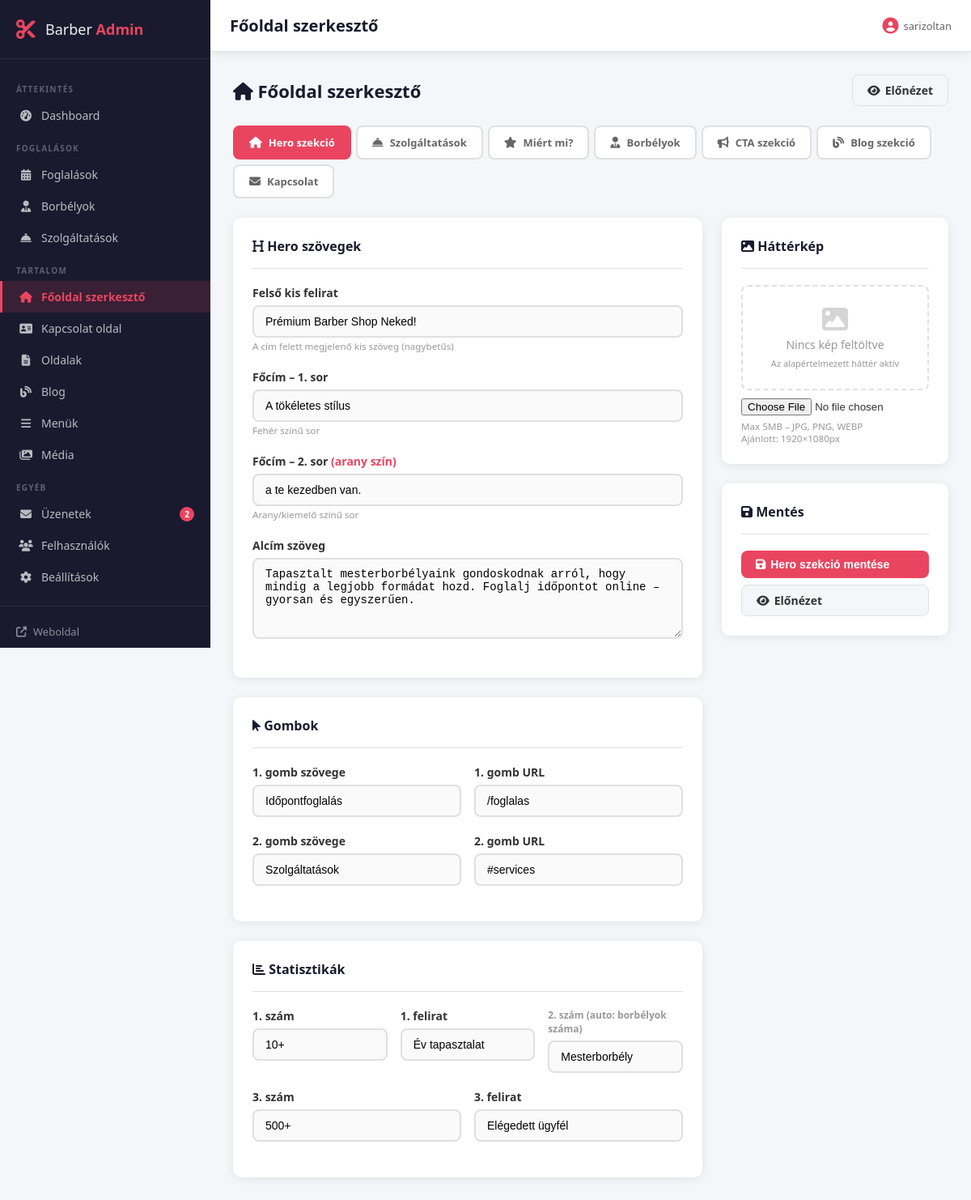
The app's page /admin/homepage.php (signed in) with its own data.
### tables this page shows
CREATE TABLE `settings` (
  `setting_key` varchar(100) NOT NULL,
  `setting_value` text DEFAULT NULL
);

### includes/functions.php (called while the page is built, shortened)
<?php
function get_setting(string $key, string $default = ''): string {
    global $pdo;
    static $cache = [];
    $stmt = $pdo->prepare("SELECT setting_value FROM settings WHERE setting_key = ? LIMIT 1");
    $stmt->execute([$key]);
    $val = $stmt->fetchColumn();
    $cache[$key] = ($val !== false) ? $val : $default;
    return $cache[$key];
}
function e(?string $str): string {
    return htmlspecialchars((string)($str ?? ''), ENT_QUOTES, 'UTF-8');
}

### admin/homepage.php (the view, shortened to what this page needs)
<?php
require_once '../includes/db.php';
require_once '../includes/functions.php';
$active_tab = $_GET['tab'] ?? 'hero';
function hs(string $key, string $default = ''): string {
    return get_setting($key, $default);
}
$tabs = [
    'hero'     => ['icon' => 'fas fa-home',          'label' => 'Hero szekció'],
    'services' => ['icon' => 'fas fa-concierge-bell', 'label' => 'Szolgáltatások'],
    'features' => ['icon' => 'fas fa-star',           'label' => 'Miért mi?'],
    'barbers'  => ['icon' => 'fas fa-user-tie',       'label' => 'Borbélyok'],
    'cta'      => ['icon' => 'fas fa-bullhorn',       'label' => 'CTA szekció'],
    'blog'     => ['icon' => 'fas fa-blog',           'label' => 'Blog szekció'],
    'contact'  => ['icon' => 'fas fa-envelope',       'label' => 'Kapcsolat'],
];
require_once 'partials/header.php';
?>
<div class="page-header">
    <h2><i class="fas fa-home"></i> Főoldal szerkesztő</h2>
    <a href="<?= BASE_URL ?>/" target="_blank" class="btn btn-secondary">
        <i class="fas fa-eye"></i> Előnézet
    </a>
</div>
<div class="homepage-tabs">
    <?php foreach ($tabs as $tab_key => $tab): ?>
    <a href="homepage.php?tab=<?= $tab_key ?>"
       class="homepage-tab <?= $active_tab === $tab_key ? 'active' : '' ?>">
        <i class="<?= $tab['icon'] ?>"></i>
        <span><?= $tab['label'] ?></span>
    </a>
    <?php endforeach; ?>
</div>
<form method="POST" action="homepage.php?tab=<?= $active_tab ?>"
      enctype="multipart/form-data" id="homepageForm">
    <?php if ($active_tab === 'hero'): ?>
    <div class="hp-editor-layout">
        <div class="hp-editor-main">
            <div class="card">
                <div class="card-header">
                    <h3><i class="fas fa-heading"></i> Hero szövegek</h3>
                </div>
                <div class="form-group">
                    <label>Felső kis felirat</label>
                    <input type="text" name="hero_label" value="<?= e(hs('hero_label')) ?>"
                           placeholder="pl. Prémium Barber Shop">
                    <small style="color:var(--text-muted);">A cím felett megjelenő kis szöveg (nagybetűs)</small>
                </div>
                <div class="form-group">
                    <label>Főcím – 1. sor</label>
                    <input type="text" name="hero_title_line1" value="<?= e(hs('hero_title_line1')) ?>"
                           placeholder="pl. A tökéletes stílus">
                    <small style="color:var(--text-muted);">Fehér színű sor</small>
                </div>
                <div class="form-group">
                    <label>Főcím – 2. sor <span style="color:var(--accent);">(arany szín)</span></label>
                    <input type="text" name="hero_title_line2" value="<?= e(hs('hero_title_line2')) ?>"
                           placeholder="pl. a te kezedben van.">
                    <small style="color:var(--text-muted);">Arany/kiemelő színű sor</small>
                </div>
                <div class="form-group">
                    <label>Alcím szöveg</label>
                    <textarea name="hero_subtitle" rows="3"><?= e(hs('hero_subtitle')) ?></textarea>
                </div>
            </div>
            <div class="card">
                <div class="card-header">
                    <h3><i class="fas fa-mouse-pointer"></i> Gombok</h3>
                </div>
                <div class="form-row">
                    <div class="form-group">
                        <label>1. gomb szövege</label>
                        <input type="text" name="hero_btn1_text" value="<?= e(hs('hero_btn1_text')) ?>">
                    </div>
                    <div class="form-group">
                        <label>1. gomb URL</label>
                        <input type="text" name="hero_btn1_url" value="<?= e(hs('hero_btn1_url')) ?>">
                    </div>
                </div>
                <div class="form-row">
                    <div class="form-group">
                        <label>2. gomb szövege</label>
                        <input type="text" name="hero_btn2_text" value="<?= e(hs('hero_btn2_text')) ?>">
                    </div>
                    <div class="form-group">
                        <label>2. gomb URL</label>
                        <input type="text" name="hero_btn2_url" value="<?= e(hs('hero_btn2_url')) ?>">
                    </div>
                </div>
            </div>
            <div class="card">
                <div class="card-header">
                    <h3><i class="fas fa-chart-bar"></i> Statisztikák</h3>
                </div>
                <div class="form-row-3">
                    <div class="form-group">
                        <label>1. szám</label>
                        <input type="text" name="hero_stat1_num" value="<?= e(hs('hero_stat1_num')) ?>" placeholder="10+">
                    </div>
                    <div class="form-group">
                        <label>1. felirat</label>
                        <input type="text" name="hero_stat1_label" value="<?= e(hs('hero_stat1_label')) ?>" placeholder="Év tapasztalat">
                    </div>
                    <div class="form-group">
                        <label style="color:var(--text-muted);font-size:12px;">2. szám (auto: borbélyok száma)</label>
                        <input type="text" name="hero_stat2_label" value="<?= e(hs('hero_stat2_label')) ?>" placeholder="Mesterborbély">
                    </div>
                </div>
                <div class="form-row">
                    <div class="form-group">
                        <label>3. szám</label>
                        <input type="text" name="hero_stat3_num" value="<?= e(hs('hero_stat3_num')) ?>" placeholder="500+">
                    </div>
                    <div class="form-group">
                        <label>3. felirat</label>
                        <input type="text" name="hero_stat3_label" value="<?= e(hs('hero_stat3_label')) ?>" placeholder="Elégedett ügyfél">
                    </div>
                </div>
            </div>
        </div>
        <div class="hp-editor-sidebar">
            <div class="card">
                <div class="card-header"><h3><i class="fas fa-image"></i> Háttérkép</h3></div>
                <?php $hero_img = hs('hero_bg_image'); ?>
                <?php if ($hero_img): ?>
                <div style="margin-bottom:12px;">
                    <img src="<?= UPLOAD_URL . e($hero_img) ?>"
                         style="width:100%;border-radius:8px;object-fit:cover;max-height:140px;" alt="">
                </div>
                <?php else: ?>
                <div class="hp-img-placeholder">
                    <i class="fas fa-image"></i>
                    <span>Nincs kép feltöltve</span>
                    <small>Az alapértelmezett háttér aktív</small>
                </div>
                <?php endif; ?>
                <input type="file" name="hero_bg_image" accept="image/jpeg,image/png,image/webp" style="margin-top:10px;">
                <small style="color:var(--text-muted);display:block;margin-top:6px;">Max 5MB – JPG, PNG, WEBP<br>Ajánlott: 1920×1080px</small>
            </div>
            <div class="card">
                <div class="card-header"><h3><i class="fas fa-save"></i> Mentés</h3></div>
                <button type="submit" class="btn btn-primary" style="width:100%;">
                    <i class="fas fa-save"></i> Hero szekció mentése
                </button>
                <a href="<?= BASE_URL ?>/#home" target="_blank"
                   class="btn btn-secondary" style="width:100%;margin-top:8px;text-align:center;">
                    <i class="fas fa-eye"></i> Előnézet
                </a>
            </div>
        </div>
    </div>
    <?php endif; ?>
</form>
<?php require_once 'partials/footer.php'; ?>

### admin/assets/css/admin.css (style rules this page uses)
*, *::before, *::after { box-sizing: border-box; margin: 0; padding: 0; }
:root { --sidebar-w: 260px; --topbar-h: 64px; --primary: #1a1a2e; --primary-light: #16213e; --accent: #e94560; --accent-hover: #c73652; --text: #333; --text-light: #666; --text-muted: #999; --bg: #f4f6f9; --white: #fff; --border: #e0e0e0; --radius: 10px; --shadow: 0 2px 12px rgba(0,0,0,.08); --shadow-lg: 0 8px 32px rgba(0,0,0,.12); --blue: #3b82f6; --green: #10b981; --orange: #f59e0b; --red: #ef4444; --purple: #8b5cf6; --teal: #14b8a6; --transition: .2s ease; }
body { font-family: 'Segoe UI', system-ui, sans-serif; font-size: 14px; color: var(--text); background: var(--bg); }
.form-group { margin-bottom: 20px; }
.form-group label { display: block; font-weight: 600; margin-bottom: 6px; color: var(--text); }
.form-group input, .form-group select, .form-group textarea { width: 100%; padding: 10px 14px; border: 2px solid var(--border); border-radius: 8px; font-size: 14px; transition: border-color var(--transition); outline: none; background: #fafafa; }
.form-group textarea { resize: vertical; min-height: 100px; }
.form-row { display: grid; grid-template-columns: 1fr 1fr; gap: 16px; }
.form-row-3 { display: grid; grid-template-columns: 1fr 1fr 1fr; gap: 16px; }
.btn, .btn-primary { display: inline-flex; align-items: center; gap: 6px; padding: 9px 18px; border-radius: 8px; border: none; font-size: 14px; font-weight: 600; cursor: pointer; transition: all var(--transition); text-decoration: none; }
.btn-primary { background: var(--accent); color: var(--white); }
.btn-secondary { background: var(--bg); color: var(--text); border: 1px solid var(--border); }
.admin-body { display: flex; min-height: 100vh; }
.page-header { display: flex; align-items: center; justify-content: space-between; margin-bottom: 24px; }
.page-header h2 { font-size: 22px; font-weight: 700; color: var(--primary); }
.card { background: var(--white); border-radius: var(--radius); box-shadow: var(--shadow); padding: 24px; margin-bottom: 24px; }
.card-header { border-bottom: 1px solid var(--border); padding-bottom: 16px; margin-bottom: 20px; }
.card-header h3 { font-size: 16px; font-weight: 700; color: var(--primary); }

### admin/homepage.php (style rules this page uses)
.homepage-tabs { display:flex; gap:6px; flex-wrap:wrap; margin-bottom:24px; }
.homepage-tab { display:flex; align-items:center; gap:8px; padding:10px 18px; border-radius:8px; border:2px solid var(--border); background:var(--white); color:var(--text-light); text-decoration:none; font-size:13px; font-weight:600; transition:all .2s; }
.homepage-tab.active { background:var(--accent); border-color:var(--accent); color:#fff; }
.homepage-tab i { font-size:14px; }
.hp-editor-layout { display:grid; grid-template-columns:1fr 280px; gap:24px; align-items:start; }
.hp-img-placeholder { border:2px dashed var(--border); border-radius:8px; padding:24px; text-align:center; color:var(--text-muted); display:flex; flex-direction:column; align-items:center; gap:6px; }
.hp-img-placeholder i { font-size:32px; opacity:.4; }
.hp-img-placeholder small { font-size:11px; }

### records on screen
settings: hero_label "Prémium Barber Shop Neked!"
settings: hero_title_line1 "A tökéletes stílus"
settings: hero_title_line2 "a te kezedben van."
settings: hero_subtitle "Tapasztalt mesterborbélyaink gondoskodnak arról, hogy mindig a legjobb formádat hozd. Foglalj időpontot online – gyorsan és egyszerűen."
settings: hero_btn1_text "Időpontfoglalás"
settings: hero_btn1_url "/foglalas"
settings: hero_btn2_text "Szolgáltatások"
settings: hero_btn2_url "#services"
settings: hero_stat1_num "10+"
settings: hero_stat1_label "Év tapasztalat"
settings: hero_stat2_label "Mesterborbély"
settings: hero_stat3_num "500+"
settings: hero_stat3_label "Elégedett ügyfél"

### other values on screen
$new_msg "2"
$page_title "Főoldal szerkesztő"
current_admin()['name'] "sarizoltan"
$tab['label'] "Hero szekció"
$tab['label'] "Szolgáltatások"
$tab['label'] "Miért mi?"
$tab['label'] "Borbélyok"
$tab['label'] "CTA szekció"
$tab['label'] "Blog szekció"
$tab['label'] "Kapcsolat"
